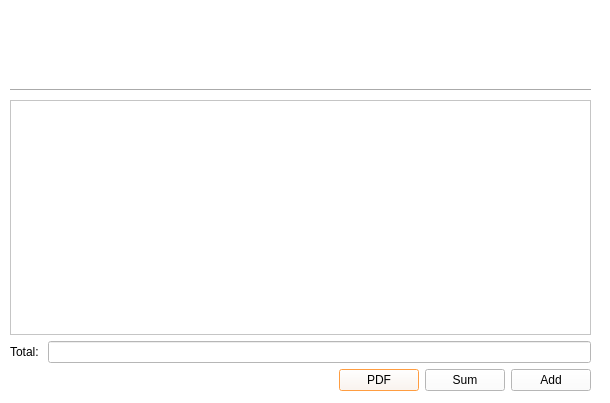
<?xml version="1.0" encoding="UTF-8"?>
<ui version="4.0">
 <class>Health</class>
 <widget class="QDialog" name="Health">
  <property name="geometry">
   <rect>
    <x>0</x>
    <y>0</y>
    <width>610</width>
    <height>403</height>
   </rect>
  </property>
  <property name="windowTitle">
   <string>Dialog</string>
  </property>
  <property name="styleSheet">
   <string notr="true">background-color: rgb(255, 255, 255);
selection-background-color: rgb(245, 121, 0);</string>
  </property>
  <widget class="QWidget" name="widget" native="true">
   <property name="geometry">
    <rect>
     <x>240</x>
     <y>0</y>
     <width>120</width>
     <height>80</height>
    </rect>
   </property>
   <property name="styleSheet">
    <string notr="true">image: url(:/images/icons-heart-with-pulse-80.png);</string>
   </property>
  </widget>
  <widget class="Line" name="line">
   <property name="geometry">
    <rect>
     <x>10</x>
     <y>80</y>
     <width>581</width>
     <height>20</height>
    </rect>
   </property>
   <property name="orientation">
    <enum>Qt::Horizontal</enum>
   </property>
  </widget>
  <widget class="QWidget" name="">
   <property name="geometry">
    <rect>
     <x>10</x>
     <y>100</y>
     <width>581</width>
     <height>291</height>
    </rect>
   </property>
   <layout class="QVBoxLayout" name="verticalLayout">
    <item>
     <widget class="QTableWidget" name="tableWidget"/>
    </item>
    <item>
     <layout class="QHBoxLayout" name="horizontalLayout">
      <item>
       <widget class="QLabel" name="label">
        <property name="text">
         <string>Total: </string>
        </property>
       </widget>
      </item>
      <item>
       <widget class="QLineEdit" name="lineEdit"/>
      </item>
     </layout>
    </item>
    <item>
     <layout class="QHBoxLayout" name="horizontalLayout_2">
      <item>
       <spacer name="horizontalSpacer">
        <property name="orientation">
         <enum>Qt::Horizontal</enum>
        </property>
        <property name="sizeHint" stdset="0">
         <size>
          <width>258</width>
          <height>20</height>
         </size>
        </property>
       </spacer>
      </item>
      <item>
       <widget class="QPushButton" name="pushButton_3">
        <property name="text">
         <string>PDF</string>
        </property>
       </widget>
      </item>
      <item>
       <widget class="QPushButton" name="pushButton_2">
        <property name="text">
         <string>Sum</string>
        </property>
       </widget>
      </item>
      <item>
       <widget class="QPushButton" name="pushButton">
        <property name="text">
         <string>Add</string>
        </property>
       </widget>
      </item>
     </layout>
    </item>
   </layout>
  </widget>
 </widget>
 <resources/>
 <connections/>
</ui>
